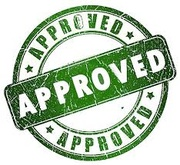
%> input picture approved.jpg, 180 x 165 px, shrunk from 234 x 215 before the run
$ octave TestReturnAnswerFunc.m   (GNU Octave 9; MATLAB toolbox functions it lacks are replaced by stand-ins)
%> lines starting %> are read from the running program, lines starting %| are printed output that depends on the picture
%Parameters
Approved = imread('approved.jpg');
%> Approved is the input picture: size 165x180x3 uint8; mean R, G, B 184.4, 201.2, 180.3
Rejected = imread('rejected.jpg');
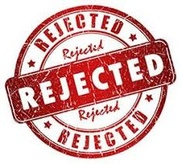
%> input picture rejected.jpg, 182 x 164 px, shrunk from 236 x 213 before the run
%> Rejected is the input picture: size 164x182x3 uint8; mean R, G, B 216.8, 176.1, 175.8
Fail = imread('Fail-Stamp.png');
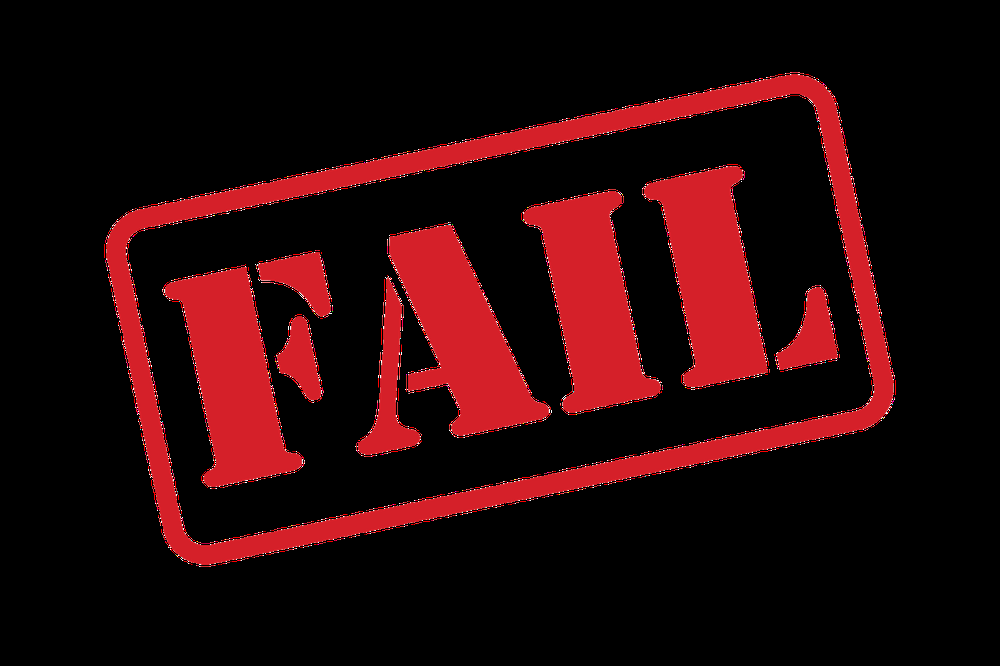
%> input picture Fail-Stamp.png, 1000 x 666 px, shrunk from 1300 x 866 before the run
%> Fail is the input picture: size 666x1000x3 uint8; mean R, G, B 39.5, 6.8, 8.4
answer = 80;
flag = 0;

%%Test ApRe Function
answer = ApRe(answer,Approved,Rejected,Fail);
%> answer = 1
close all;
assert(answer == 1,'Answer Return Function Returned bad Answer');

%Function
function [flag]=ApRe(answer,Approved,Rejected,Fail)
    if answer >= 75
        subplot(3,3,9);
        imshow(Approved);
        fontSize = 12;
        title('Analyze Answer:', 'FontSize', fontSize);
        flag = 1;
    elseif answer == -1 %If didnt choose fruit in fruit menu
        subplot(3,3,9);
        fontSize = 12;
        title('Analyze Answer:', 'FontSize', fontSize);
        imshow(Fail);
        flag = 2;
        else
        subplot(3,3,9);
        fontSize = 12;
        title('Analyze Answer:', 'FontSize', fontSize);
        imshow(Rejected);
        flag = 3;
    end
end
